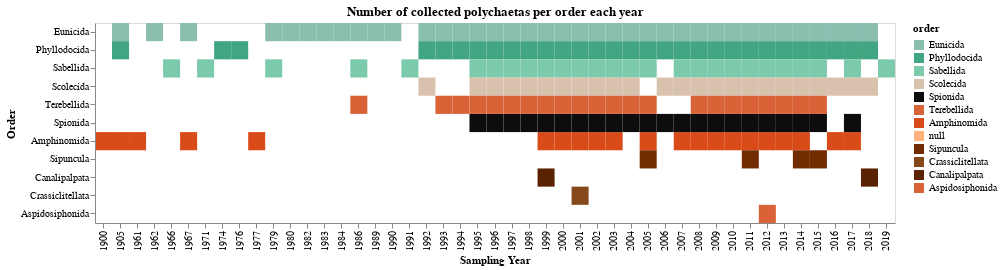

Source (notebook cell):
### Code cell
# OBS: como estou contando registros únicos, esse gráfico fica binário.
g1 = alt.Chart(orders, width=800, height=200, 
               title='Number of collected polychaetas per order each year').mark_rect().encode(
    x= alt.X('start_year', type='ordinal', title='Sampling Year'),
    y= alt.Y('order', type='nominal', title='Order',
            sort= alt.EncodingSortField(field='counts', op='sum', order='descending')),
    size = alt.Size('counts', scale=alt.Scale(range=[10,600])),
    color = alt.Color('order', scale= alt.Scale(domain=ordens, range=cores)),
#     tooltip= alt.Tooltip(['start_year', 'counts'])
)

# saving graph
# g1.save('./graphs/orders_per_year-UNIQUE.html')

g1

### Figure 1 — Vega-Lite specification as saved in the notebook (floating-point values rounded to 4 significant figures; data arrays with more than 128 entries replaced by an {"elided": "..."} marker saying what was removed)
{"config": {"view": {"continuousWidth": 400, "continuousHeight": 300}}, "data": {"name": "data-4d6c30e77c57eecc464dbee2cfbccf05"}, "mark": "rect", "encoding": {"color": {"type": "nominal", "field": "order", "scale": {"domain": ["Eunicida", "Phyllodocida", "Sabellida", "Scolecida", "Spionida", "Terebellida", "Amphinomida", NaN, "Sipuncula", "Crassiclitellata", "Canalipalpata", "Aspidosiphonida"], "range": ["#8ABFB0", "#41A681", "#7ACAAB", "#D9C2AD", "#0D0D0D", "#D96236", "#D94B18", "#FFB27C", "#732C02", "#86471B", "#592202", "#D96236"]}}, "size": {"type": "quantitative", "field": "counts", "scale": {"range": [10, 600]}}, "x": {"type": "ordinal", "field": "start_year", "title": "Sampling Year"}, "y": {"type": "nominal", "field": "order", "sort": {"field": "counts", "op": "sum", "order": "descending"}, "title": "Order"}}, "height": 200, "title": "Number of collected polychaetas per order each year", "width": 800, "$schema": "https://vega.github.io/schema/vega-lite/v4.8.1.json", "datasets": {"data-4d6c30e77c57eecc464dbee2cfbccf05": {"elided": "192 records"}}}
